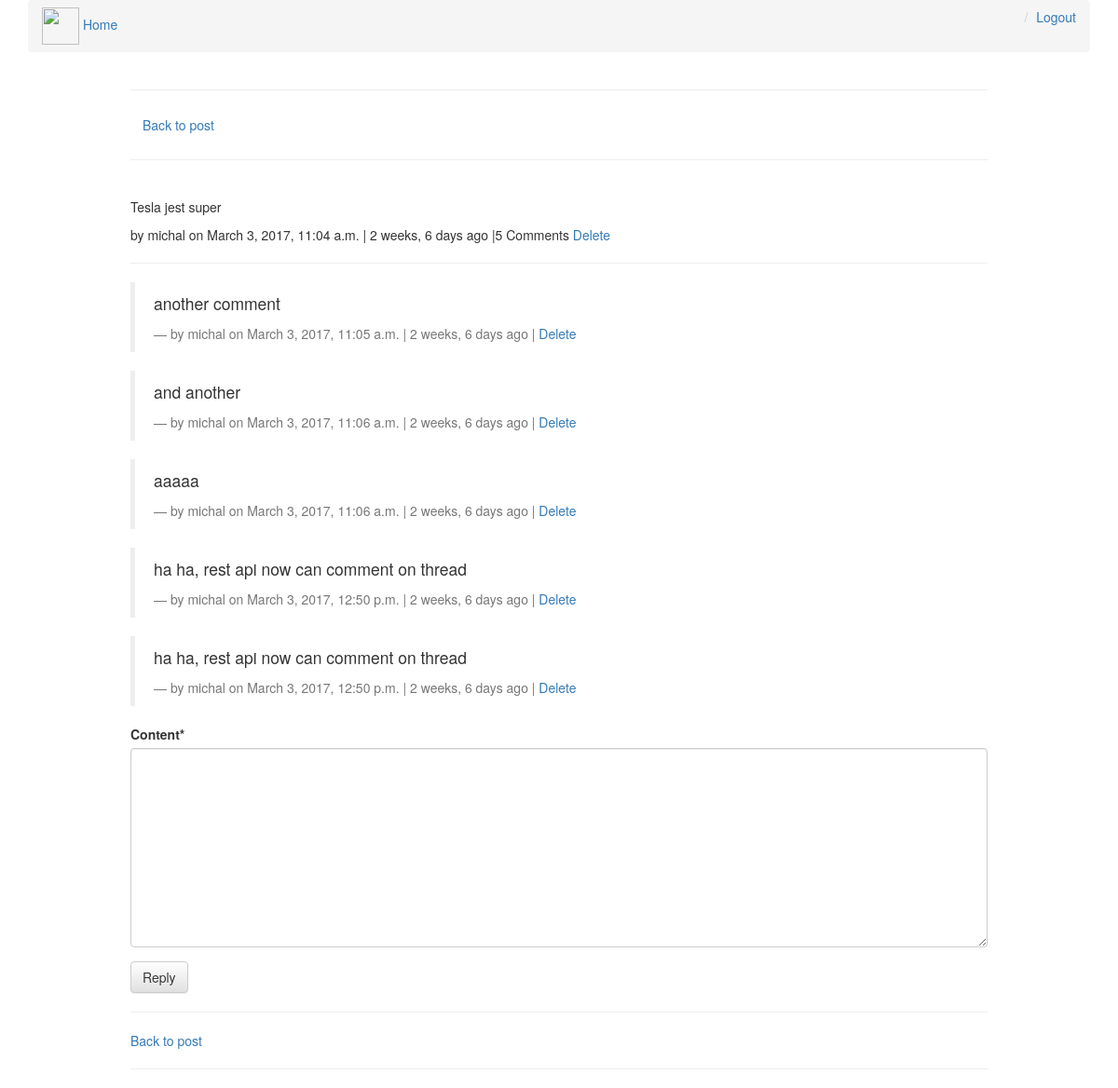
Page /comments/1/ (signed in) on the committed database.
### comments/models.py (models this page shows, shortened)
class Comment(models.Model):
    user = models.ForeignKey(settings.AUTH_USER_MODEL, default=1)
    content_type = models.ForeignKey(ContentType, on_delete=models.CASCADE)
    object_id = models.PositiveIntegerField()
    content_object = GenericForeignKey('content_type', 'object_id')
    parent = models.ForeignKey("self", null=True, blank=True)
    content = models.TextField()
    timestamp = models.DateTimeField(auto_now_add=True)
    objects = CommentManager()
    class Meta:
        ordering = ['-timestamp']
    def get_delete_url(self):
        return reverse("comments:delete", kwargs={"id": self.id})
    def children(self):  # replies
        return Comment.objects.filter(parent=self).order_by('timestamp')
    @property
    def is_parent(self):
        if self.parent is not None:
            return False
        return True

### comments/views.py (the view, shortened to what this page needs)
# urls.py: url(r'^(?P<id>\d+)/$', views.comment_thread, name="thread"),
@login_required
def comment_thread(request, id):
    try:
        obj = Comment.objects.get(id=id)
    except:
        raise Http404
    if not obj.is_parent:
        obj = obj.parent
    original_post = obj.content_object.get_absolute_url()
    initial_data = {
        "content_type": obj.content_type,
        "object_id": obj.object_id,
    }
    form = CommentForm(request.POST or None, initial=initial_data)
    context = {
        "comment": obj,
        "form": form,
        "original_post": original_post,
    }
    return render(request, "comment_thread.html", context)

### comments/forms.py
class CommentForm(forms.Form):
    content_type = forms.CharField(widget=forms.HiddenInput)
    object_id = forms.IntegerField(widget=forms.HiddenInput)
    content = forms.CharField(widget=forms.Textarea)

### posts/models.py (called while the page is built)
    def get_absolute_url(self):
        return reverse("posts:detail", kwargs={"slug": self.slug})

### posts/templates/comment_thread.html (shortened to what this page needs)
{% extends "base.html" %}
{% load urlify %}
{% load crispy_forms_tags %}
{% block content %}
<div class="col-sm-10 col-sm-offset-1">
    <hr/>
    <a class="btn" href="{{ original_post }}">Back to post</a>
    <hr/>
    <br/>
        <p>{{ comment.content }}</p>
        <footer>
            by {{ comment.user }} on {{ comment.timestamp }} | {{ comment.timestamp|timesince }} ago |{% if comment.children.count > 0 %}{{ comment.children.count }} Comment{% if comment.children.count > 1 %}s{% endif %} {% endif %} {% if request.user == comment.user %}<a href="{{ comment.get_delete_url }}">Delete</a>{% endif %}
        </footer>
        <hr/>
        <div>
            {% for child_comment in comment.children %}
                <blockquote>
                    <p>{{ child_comment.content }}</p>
                    <footer>by {{ child_comment.user }} on {{ child_comment.timestamp }} | {{ child_comment.timestamp|timesince }} ago | {% if request.user == child_comment.user %}<a href="{{ child_comment.get_delete_url }}">Delete</a>{% endif %}</footer>
                </blockquote>
            {% endfor %}
            {% if request.user.is_authenticated %}
                <form method="post" action=".">
                    {{ form|crispy }}
                    <input type="submit" value="Reply" class="btn btn-default"> {% csrf_token %}
                </form>
            {% else %}
                <p>You must be logged in to comment</p>
            {% endif %}
        </div>
    <hr/>
    <a href="{{ original_post }}">Back to post</a>
    <hr/>
</div>
{% endblock content %}

### rows in the picture
Comment: content "Tesla jest super", user "michal", timestamp "March 3, 2017, 11:04 a.m.", timestamp "2 weeks, 6 days", children.count "5"
Comment: content "another comment", user "michal", timestamp "March 3, 2017, 11:05 a.m.", timestamp "2 weeks, 6 days"
Comment: content "and another", user "michal", timestamp "March 3, 2017, 11:06 a.m.", timestamp "2 weeks, 6 days"
Comment: content "aaaaa", user "michal", timestamp "March 3, 2017, 11:06 a.m.", timestamp "2 weeks, 6 days"
Comment: content "ha ha, rest api now can comment on thread", user "michal", timestamp "March 3, 2017, 12:50 p.m.", timestamp "2 weeks, 6 days"
Comment: content "ha ha, rest api now can comment on thread", user "michal", timestamp "March 3, 2017, 12:50 p.m.", timestamp "2 weeks, 6 days"
